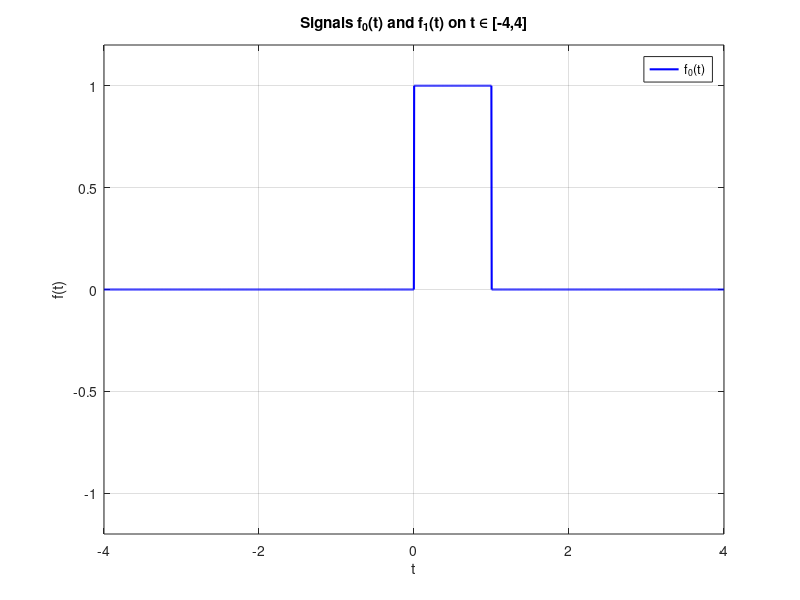

This figure's MATLAB source:
t = linspace(-4,4,2000);
f0 = (t>0 & t<1);
f1 = cos(2*pi*t) .* (t>0 & t<1);

plot(t,f0,'b','LineWidth',1.5)
hold on
%plot(t,f1,'r','LineWidth',1.5)
hold off
ylim([-1.2 1.2])
xlabel('t')
ylabel('f(t)')
legend('f_0(t)','f_1(t)')
title('Signals f_0(t) and f_1(t) on t \in [-4,4]')
grid on
